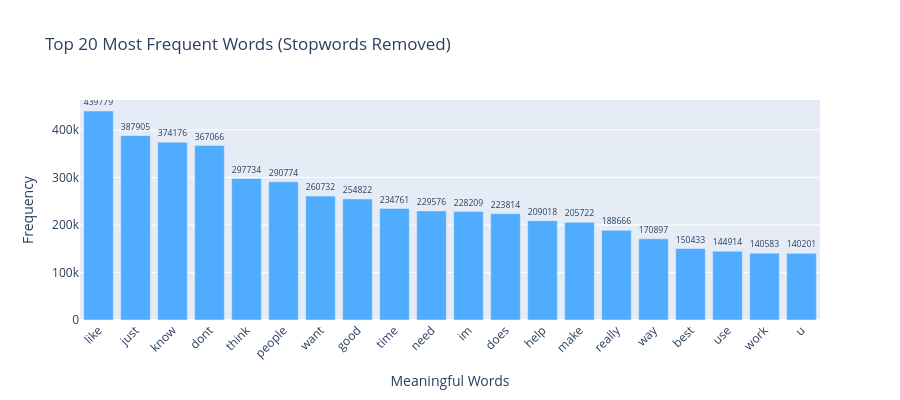

Notebook source saved alongside this figure:
### Markdown cell above
Remove Stopword

### Code cell
import re
from collections import Counter
import plotly.graph_objects as go

print("Cleaning text and removing stopwords")

# 1. Define the Cleaning Function
def clean_and_remove_stopwords(text):
    # Convert to lowercase
    text = str(text).lower()
    # Remove all punctuation using regex (keeps only alphanumeric and whitespace)
    text = re.sub(r'[^\w\s]', '', text)
    # Tokenize by splitting on whitespace
    words = text.split()
    # Keep only alphabetical words that are NOT in our stop_words set
    cleaned_words = [w for w in words if w not in stop_words and w.isalpha()]
    return ' '.join(cleaned_words)

# 2. Apply Function to Create a Cleaned Column
df['text_no_stopwords'] = df['full_text'].apply(clean_and_remove_stopwords)

# Calculate the new word lengths per document for comparison
df['word_count_clean'] = df['text_no_stopwords'].str.split().str.len()

# 3. Analyze Top Meaningful Words
all_clean_words = ' '.join(df['text_no_stopwords']).split()
clean_word_counts = Counter(all_clean_words)
top_clean_words = clean_word_counts.most_common(20)

words_clean = [word for word, count in top_clean_words]
counts_clean = [count for word, count in top_clean_words]

# 4. Create Bar Chart for Meaningful Words
fig_clean = go.Figure(data=[go.Bar(
    x=words_clean,
    y=counts_clean,
    marker_color='#4facfe',  # A distinct blue to differentiate from previous charts
    text=counts_clean,
    textposition='outside'
)])

fig_clean.update_layout(
    title='Top 20 Most Frequent Words (Stopwords Removed)',
    xaxis_title='Meaningful Words',
    yaxis_title='Frequency',
    width=900,
    height=400,
    showlegend=False,
    xaxis={'tickangle': -45}
)

fig_clean.show()

# 5. Print Comparative Statistics
# Note: This assumes df['word_count'] exists from the previous execution block
if 'word_count' in df.columns:
    total_original_words = df['word_count'].sum()
else:
    # Fallback just in case
    total_original_words = sum(len(str(t).split()) for t in df['full_text'])

total_clean_words = len(all_clean_words)
removed_words = total_original_words - total_clean_words

print("\n--- Post-Cleaning Statistics ---")
print(f"Original total words: {total_original_words:,}")
print(f"Words remaining: {total_clean_words:,}")
print(f"Words removed: {removed_words:,} ({(removed_words/total_original_words)*100:.1f}%)")
print(f"Unique meaningful words (Vocabulary Size): {len(clean_word_counts):,}")
print(f"Average words per sample (Before): {df['word_count'].mean():.2f}")
print(f"Average words per sample (After): {df['word_count_clean'].mean():.2f}")

### Figure 1 — Plotly figure (JSON) as saved in the notebook; plotly's stock layout.template omitted (floating-point values rounded to 4 significant figures)
{"data": [{"marker": {"color": "#4facfe"}, "text": ["439779", "387905", "374176", "367066", "297734", "290774", "260732", "254822", "234761", "229576", "228209", "223814", "209018", "205722", "188666", "170897", "150433", "144914", "140583", "140201"], "textposition": "outside", "type": "bar", "x": ["like", "just", "know", "dont", "think", "people", "want", "good", "time", "need", "im", "does", "help", "make", "really", "way", "best", "use", "work", "u"], "y": [439779, 387905, 374176, 367066, 297734, 290774, 260732, 254822, 234761, 229576, 228209, 223814, 209018, 205722, 188666, 170897, 150433, 144914, 140583, 140201]}], "layout": {"height": 400, "showlegend": false, "title": {"text": "Top 20 Most Frequent Words (Stopwords Removed)"}, "width": 900, "xaxis": {"tickangle": -45, "title": {"text": "Meaningful Words"}}, "yaxis": {"title": {"text": "Frequency"}}}}
